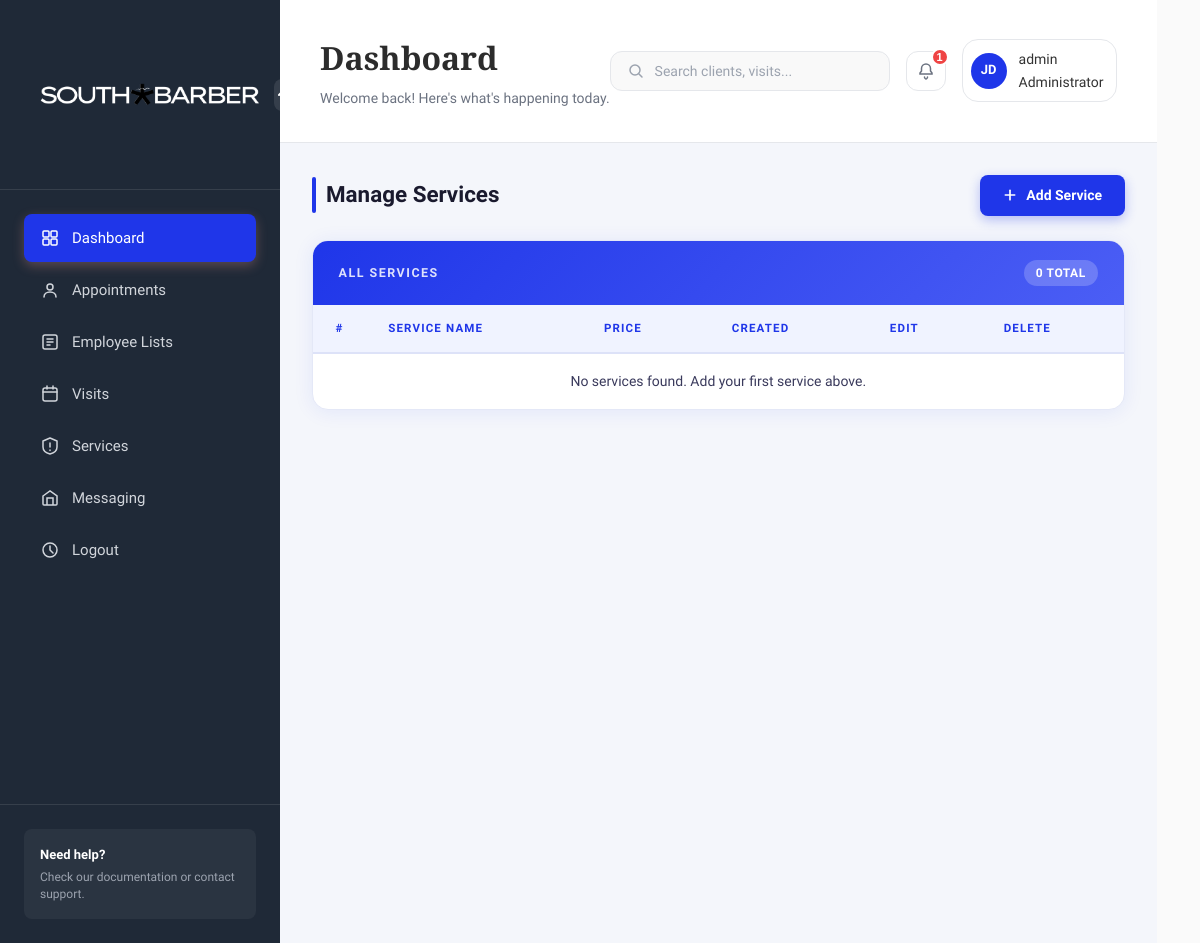
/adminsection/manageservices/ (signed in), run on an earlier commit of the app's database.
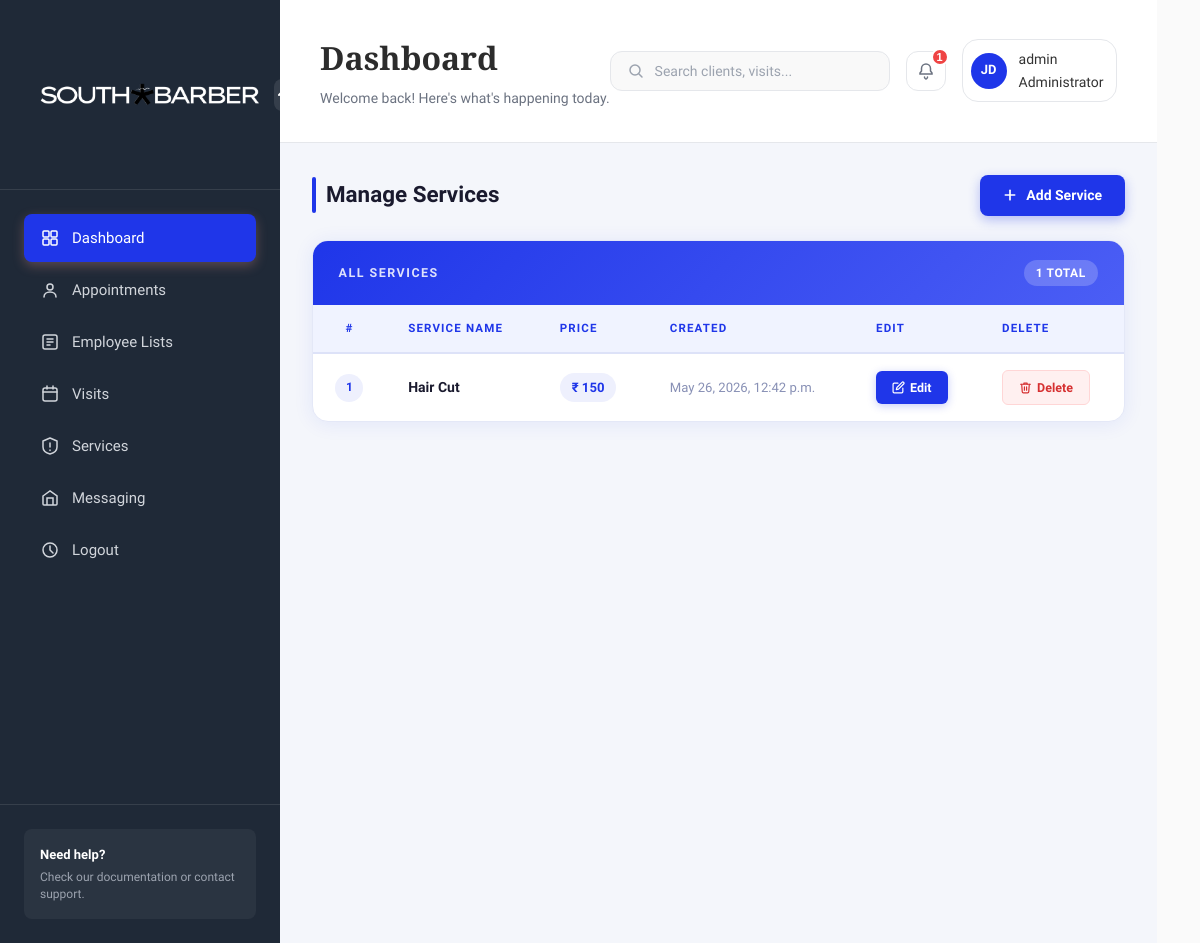
And on a later commit of the database.
### adminsection/models.py (models this page shows, shortened)
class Service(models.Model):
    ServiceName = models.CharField(max_length=25)
    Cost = models.PositiveIntegerField()
    TimeStamp = models.DateTimeField(auto_now_add=True)

### adminsection/views.py (the view)
# urls.py: path('manageservices/', views.manageservices, name='manageservices'),
@staff_member_required
def manageservices(request):
    Services = Service.objects.order_by('-TimeStamp')
    context = {
        'Services': Services
    }
    return render(request, 'adminsection/manage-services.html', context)

### templates/adminsection/manage-services.html (shortened to what this page needs)
{% extends 'adminsection/base.html' %}
{% load static %}
{% block content %}
<div class="services-wrapper">
  <div class="services-header">
    <h3>Manage Services</h3>
    <a href="{% url 'addservices' %}" class="btn-add-service">
      <svg viewBox="0 0 24 24"><line x1="12" y1="5" x2="12" y2="19"/><line x1="5" y1="12" x2="19" y2="12"/></svg>
      Add Service
    </a>
  </div>
  <div class="services-card">
    <div class="services-card-top">
      <span>All Services</span>
      <span class="count-badge">{{ Services|length }} total</span>
    </div>
    <table class="services-table">
      <thead>
        <tr>
          <th>#</th>
          <th>Service Name</th>
          <th>Price</th>
          <th>Created</th>
          <th>Edit</th>
          <th>Delete</th>
        </tr>
      </thead>
      <tbody>
        {% for service in Services %}
        <tr>
          <td><span class="row-num">{{ forloop.counter }}</span></td>
          <td><span class="service-name">{{ service.ServiceName }}</span></td>
          <td><span class="service-price">₹ {{ service.Cost }}</span></td>
          <td><span class="service-date">{{ service.TimeStamp }}</span></td>
          <td>
            <a href="{% url 'updateservice' service.id %}" class="btn-edit">
              <svg viewBox="0 0 24 24"><path d="M11 4H4a2 2 0 0 0-2 2v14a2 2 0 0 0 2 2h14a2 2 0 0 0 2-2v-7"/><path d="M18.5 2.5a2.121 2.121 0 0 1 3 3L12 15l-4 1 1-4 9.5-9.5z"/></svg>
              Edit
            </a>
          </td>
          <td>
            <a href="{% url 'delete_service' service.id %}" class="btn-delete"
               onclick="return confirm('Are you sure you want to delete this Service?');">
              <svg viewBox="0 0 24 24"><polyline points="3 6 5 6 21 6"/><path d="M19 6l-1 14a2 2 0 0 1-2 2H8a2 2 0 0 1-2-2L5 6"/><path d="M10 11v6"/><path d="M14 11v6"/><path d="M9 6V4h6v2"/></svg>
              Delete
            </a>
          </td>
        </tr>
        {% empty %}
        <tr>
          <td colspan="6" class="empty-state">No services found. Add your first service above.</td>
        </tr>
        {% endfor %}
      </tbody>
    </table>
  </div>
</div>
{% endblock %}

What changed in the data, as far as the page shows it:
added Service: ServiceName "Hair Cut", Cost "150", TimeStamp "May 26, 2026, 12:42 p.m."
Also different on the page:
{{ Services|length }}: "0" → "1"
text no longer shown: "No services found. Add your first service above."
